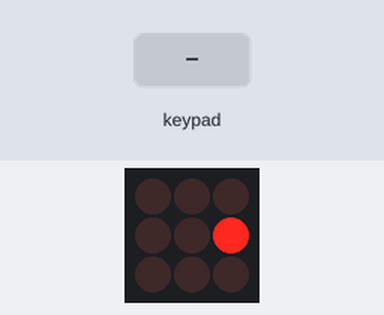
This sketch was run on a simulated Arduino Uno, built with avr-gcc and run on an emulated ATmega328P. On the bench: 3×3 LED matrix. Wiring (inferred from the names in the program): 3×3 keypad: rows A0, A1, A2; columns pin 8, pin 9, pin 10; LED matrix (orientation assumed): rows pin 2, pin 3, pin 4; columns pin 5, pin 6, pin 7. The test bench sets the inputs (shaded band). Random numbers use the default seed unless the sketch sets one.

Above: at 0.21 s.
1.3 s: key '0' pressed
At 2.67 s:
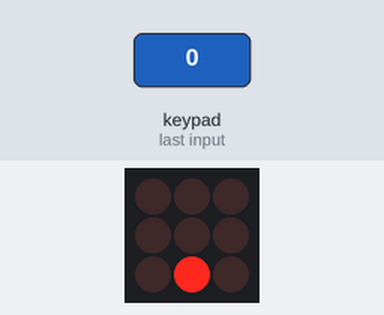
4.3 s: key 'A' pressed
At 4.44 s:
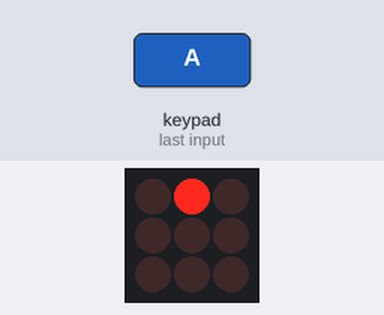
7.3 s: key 'B' pressed
At 7.43 s:
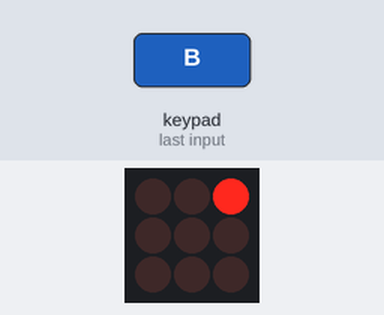
10.3 s: key 'C' pressed
At 11.65 s:
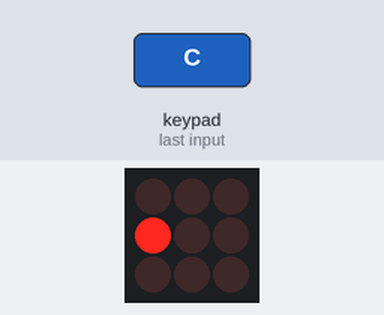
Timing chart, 0 to 13.3 s (numbered marks = the images above; inputs shaded):
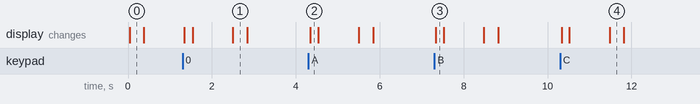

The sketch:

simon_says.ino
```cpp
/*
    This is a simple version of a Simon says game using an Arduino Uno
    The aim of the game is to enter the sequence output by the system in the correct order
    The sequence is shown on a 3x3 grid of leds and the input consists of a 3x3 grid of buttons
    The first sequence is a single led, then if the correct input is given, the first led will blink again followed by a new addition to the sequence
    This will go on until a wrong input is given and the game restarts
*/
#define MAX_DIFFICULTY 99

// Button input states
enum Input
{
    Correct_input,
    Incorrect_input,
    No_input
};

// Declaring functions
void init_leds();
void init_buttons();
void init_game();
void generate_sequence();
void show_sequence();
void update_led_matrix();
void update_button_input();

void init_display_fsm();
void init_display();
void led_matrix_set_led(int led_index, int value);
void reset_led_matrix();
void reset_button_input();
enum Input check_input();
int get_button_pressed();

// ======================== Leds ========================
    // The display consists of a grid of 3x3 Leds
    // They are configured in a matrix grid to save IO-pins
    // On each row, the leds are connected to eachother via the cathode and then connected to a common output pin via a current limiting resistor
    // The row is enabled when the output pin is set to 0
    // Each column connects the leds via the anode and then to an output pin, the column is enabled when the output pin is 1
    // When the leds are connected in a matrix, in order to turn on a specific led, the correct row needs to be set to 0 and the corresponding column must be 1
    // When enabling multiple leds, the outputs need to be multiplexed in order to only show the correct leds as lit
    // This is done by checking how much time has passed and incrementing the row counter, then disabling the previous row when enabling the current row
    // By doing this, there is only one active led at a time, but this happens so fast that it looks like the leds are on simultaneously
const unsigned int led_rows = 3;
const unsigned int led_cols = 3;
const unsigned int number_of_leds = led_rows * led_cols;
uint8_t led_row_index = 0;
uint8_t led_col_index = 0;
const unsigned int led_row_pins[led_rows] = { 2, 3, 4 };
const unsigned int led_col_pins[led_cols] = { 5, 6, 7 };
const unsigned long led_row_time_ms = 1;
unsigned long led_prev_time = 0;
uint8_t led_matrix[led_rows][led_cols] =
{
  0, 0, 0,
  0, 0, 0,
  0, 0, 0
};

// ======================== Buttons ========================
    // The buttons are configured in a matrix orientation in order to save IO-pins
    // The pins connected to each row is set as an output pin and is only set high when that row is checked for input
    // Each column is connected to pins configured as input pins
    // By only enabling one row at a time, the correct button can be identified and is set in the button matrix input grid
const unsigned int button_rows = 3;
const unsigned int button_cols = 3;
uint8_t button_row_index = 0;
const unsigned int button_row_pins[button_rows] = { A0, A1, A2 };
const unsigned int button_col_pins[button_cols] = { 8, 9, 10 };
const unsigned long button_row_time_ms = 10;
unsigned long button_prev_time = 0;
uint8_t button_matrix[button_rows][button_cols] =
{
  0, 0, 0,
  0, 0, 0,
  0, 0, 0
};

// ======================== FSM ========================
    // The FSM controls the state of the game and decides which state is next
enum State
{
    Init_state,
    Start_sequence_state,
    Check_input_state,
    Correct_input_state,
    Incorrect_input_state,
    Next_sequence_state,
    Show_sequence_state,
    Correct_input_wait_state,
    Incorrect_input_wait_state
};

enum State state = Init_state;
enum State next_state = Init_state;

uint8_t sequence[MAX_DIFFICULTY];
unsigned int sequence_index = 0;
const unsigned long show_sequence_time_ms = 300;
unsigned long show_sequence_prev_time = 0;
const unsigned long correct_input_wait_time_ms = 1000;
unsigned long correct_input_wait_prev_time = 0;
const unsigned long incorrect_input_wait_time_ms = 1000;
unsigned long incorrect_input_wait_prev_time = 0;

// ======================== Display FSM ========================
    // The display fsm dictates which state the display is in
enum Display_state
{
    Init_display_state,
    Set_led_state,
    Light_on_state,
    Light_off_state,
    Next_sequence_index_state,
    Display_done_state
};

enum Display_state display_state = Init_display_state;
enum Display_state next_display_state = Init_display_state;
unsigned int display_sequence_index = 0;
bool display_done = false;

// ======================== Input ========================
unsigned long check_input_index = 0;
enum Input input;

void setup()
{
    // Serial.print is only used for testing and debugging
    Serial.begin(9600);

    // ======================== FSM ========================
    state = Init_state;
    int seed = analogRead(A5); // In order to get a different result from random each time the microcontroller is turned on, the random seed is set by reading a floating analog input
    //Serial.println();
    randomSeed(seed);

    // ======================== Leds ========================
    init_leds();

    // ======================== Buttons ========================
    init_buttons();
}

void loop()
{
    enum Input input;
    switch (state)
    {
        case Init_state:
        {
            init_game();
            next_state = Start_sequence_state;
            break;
        }

        case Start_sequence_state:
        {
            generate_sequence();
            next_state = Show_sequence_state;
            break;
        }

        case Check_input_state:
        {
            input = check_input();

            if (input == Correct_input)
            {
                next_state = Correct_input_state;
            }
            else if (input == Incorrect_input)
            {
                next_state = Incorrect_input_state;
            }
            break;
        }

        case Correct_input_state:
        {
            if (check_input() == No_input)
            {
                if (++check_input_index >= sequence_index)
                {
                    next_state = Correct_input_wait_state;
                    correct_input_wait_prev_time = millis();
                }
                else
                {
                    next_state = Check_input_state;
                }
            }
            break;
        }

        case Incorrect_input_state:
        {
            if (check_input() == No_input)
            {
                check_input_index = 0;
                next_state = Incorrect_input_wait_state;
                incorrect_input_wait_prev_time = millis();
            }
            break;
        }

        case Next_sequence_state:
        {
            generate_sequence();
            next_state = Show_sequence_state;
            break;
        }

        case Show_sequence_state:
        {
            show_sequence();
            check_input_index = 0;
            next_state = Check_input_state;
            break;
        }

        case Correct_input_wait_state:
        {
            if (millis() - correct_input_wait_prev_time >= correct_input_wait_time_ms)
            {
                next_state = Next_sequence_state;
            }
            break;
        }

        case Incorrect_input_wait_state:
        {
            if (millis() - incorrect_input_wait_prev_time >= incorrect_input_wait_time_ms)
            {
                next_state = Init_state;
            }
            break;
        }

        default:
        {
            next_state = Init_state;
            break;
        }
    }

    update_button_input();
    update_led_matrix();
    state = next_state;
}

void init_leds()
{
    // Setting pin mode for all led rows, and setting the pins high to cut the connection to ground
    for (unsigned int i = 0; i < led_rows; ++i)
    {
        pinMode(led_row_pins[i], OUTPUT);
        digitalWrite(led_row_pins[i], 1);
    }

    // Setting pin mode for led columns and setting the pin low to turn the leds off
    for (unsigned int i = 0; i < led_cols; ++i)
    {
        pinMode(led_col_pins[i], OUTPUT);
        digitalWrite(led_col_pins[i], 0);
    }
}

void init_buttons()
{
    // Setting pin mode for button rows and disabling each row
    for (unsigned int i = 0; i < button_rows; ++i)
    {
        pinMode(button_row_pins[i], OUTPUT);
        digitalWrite(button_row_pins[i], 0);
    }

    // Setting pin mode for each button column
    for (unsigned int i = 0; i < button_cols; ++i)
    {
        pinMode(button_col_pins[i], INPUT_PULLUP);
    }
}

void init_game()
{
    sequence_index = 0;
    reset_led_matrix();
    reset_button_input();
    memset(sequence, 0, MAX_DIFFICULTY * sizeof(sequence[0]));
}

void generate_sequence()
{
    sequence[sequence_index++] = random(number_of_leds);
    //Serial.print("Sequence: ");
    //Serial.println(sequence[sequence_index]);
}

// Show the sequence on the display with a defined delay
void show_sequence()
{
    init_display_fsm();

    while (!display_done)
    {
        switch (display_state)
        {
            case Init_display_state:
            {
                init_display();
                break;
            }

            case Set_led_state:
            {
                led_matrix_set_led(sequence[display_sequence_index], 1);
                next_display_state = Light_on_state;
                show_sequence_prev_time = millis();
                break;
            }

            case Light_on_state:
            {
                if (millis() - show_sequence_prev_time >= show_sequence_time_ms)
                {
                    next_display_state = Light_off_state;
                    show_sequence_prev_time = millis();
                    reset_led_matrix();
                }
                break;
            }

            case Light_off_state:
            {
                if (millis() - show_sequence_prev_time >= show_sequence_time_ms)
                {
                    next_display_state = Next_sequence_index_state;
                }
                break;
            }

            case Next_sequence_index_state:
            {
                if (++display_sequence_index >= sequence_index)
                {
                    next_display_state = Display_done_state;
                }
                else
                {
                    next_display_state = Set_led_state;
                }
                break;
            }

            case Display_done_state:
            {
                display_done = true;
                break;
            }
        }

        update_led_matrix();
        display_state = next_display_state;
    }
}

void update_led_matrix()
{
    if (millis() - led_prev_time >= led_row_time_ms)
    {
        led_prev_time = millis();
        for (uint8_t i = 0; i < led_cols; ++i)
        {
            digitalWrite(led_col_pins[i], 0);
        }
        digitalWrite(led_row_pins[led_row_index], 1);
        led_row_index++;
        if (led_row_index >= led_rows)
        {
            led_row_index = 0;
        }

        digitalWrite(led_row_pins[led_row_index], 0);

        for (uint8_t i = 0; i < led_cols; ++i)
        {
            digitalWrite(led_col_pins[i], led_matrix[led_row_index][i]);
        }
    }
}

void update_button_input()
{
    if (millis() - button_prev_time >= button_row_time_ms)
    {
        button_prev_time = millis();
        digitalWrite(button_row_pins[button_row_index], 1);

        button_row_index++;
        if (button_row_index >= button_rows)
        {
            button_row_index = 0;
        }

        digitalWrite(button_row_pins[button_row_index], 0);
    }

    for (uint8_t i = 0; i < button_cols; ++i)
    {
        button_matrix[button_row_index][i] = !digitalRead(button_col_pins[i]);
    }

    memcpy(led_matrix, button_matrix, button_rows * button_cols);
}

void init_display_fsm()
{
    display_done = false;
    display_sequence_index = 0;
    display_state = Init_display_state;
}

void init_display()
{
    reset_led_matrix();

    next_display_state = Set_led_state;
}

void led_matrix_set_led(int led_index, int value)
{
    uint8_t x = led_index / led_rows;
    uint8_t y = led_index % led_rows;
    //Serial.print("Led (");
    //Serial.print(x);
    //Serial.print(", ");
    //Serial.print(y);
    //Serial.print(") turned on\n");
    led_matrix[led_index / led_rows][led_index % led_rows] = value;
}

void reset_led_matrix()
{
    memset(led_matrix, 0, led_rows * led_cols * sizeof(led_matrix[0][0]));
}

void reset_button_input()
{
    memset(button_matrix, 0, button_cols * button_rows * sizeof(button_matrix[0][0]));
}

enum Input check_input()
{
    int button_pressed = get_button_pressed();

    if (button_pressed == -1)
    {
        return No_input;
    }

    if (button_pressed == sequence[check_input_index])
    {
        //Serial.println("Correct input");
        return Correct_input;
    }
    else
    {
        //Serial.println("Incorrect input");
        return Incorrect_input;
    }
}

int get_button_pressed()
{
    uint8_t x = 0;
    uint8_t y = 0;

    for (x = 0; x < button_rows; ++x)
    {
        for (y = 0; y < button_cols; ++y)
        {
            if (button_matrix[x][y] == 1)
            {
                return button_rows * x + y;
            }
        }
    }

    return -1;
}
```

Measured:
- after the input at 1.3 s, the display: first changes at once (image 1 shows a later state)
- after the input at 4.3 s, the display: changes at once (image 2)
- after the input at 7.3 s, the display: changes at once (image 3)
- after the input at 10.3 s, the display: changes at once (image 4)
